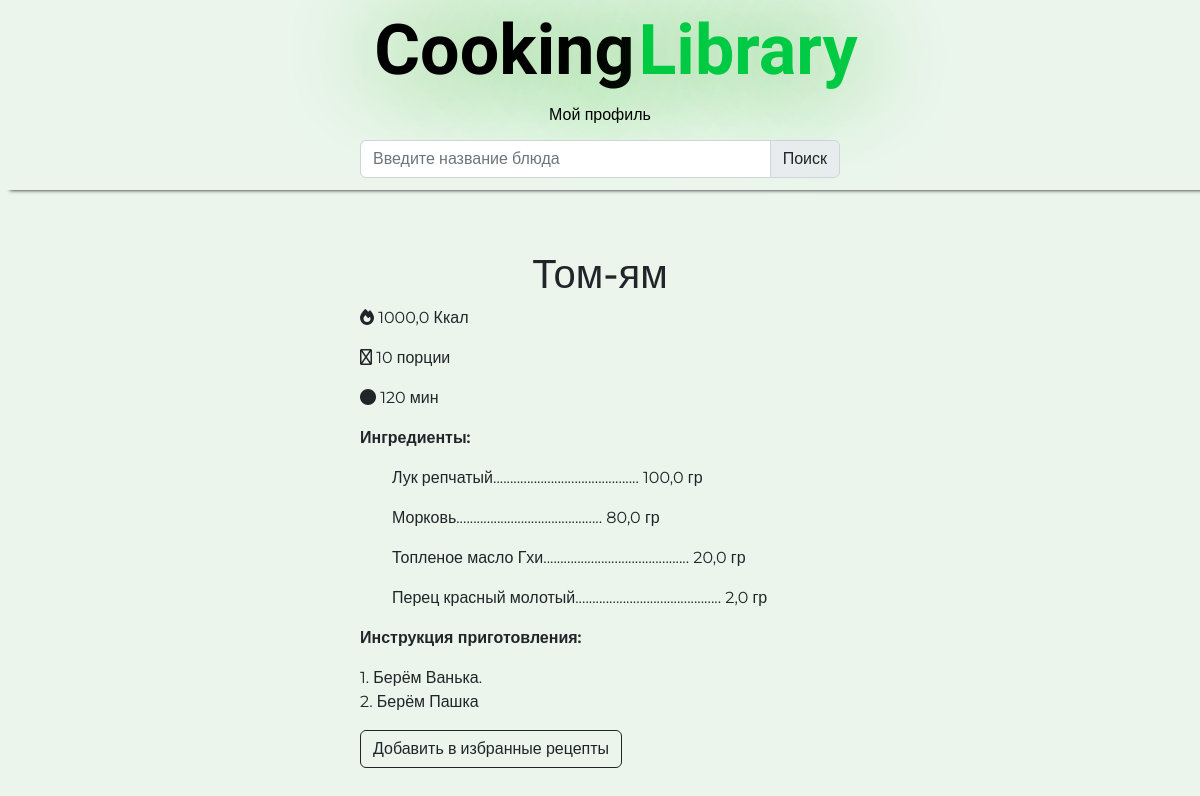
The page /recipe/tom-iam on the database its author committed.
### main/models.py (models this page shows, shortened)
class recipe(models.Model):
    title_recipe = models.CharField('Название рецепта', max_length=150)
    slug = models.SlugField(max_length=255, unique=True, db_index=True, verbose_name="URL", blank=True, null=True)
    count_servings = models.IntegerField('Количество порций', null=True, blank=True)
    count_calories = models.FloatField('Количество ККал', null=True, blank=True)
    need_time = models.IntegerField('Время готовки (в минутах)', null=True, blank=True)
    recipe_description = models.TextField('Описание рецепта')
    need_products = models.ManyToManyField('products', verbose_name='Необходимые продукты')
    CAT_CHOICES = [
        ('1', 'Завтраки'), ('2', 'Основные блюда'), ('3', 'Закуски'),
        ('4', 'Супы'), ('5', 'Салаты'), ('6', 'Выпечка и десерты')
    ]
    category = models.CharField(max_length=150, choices=CAT_CHOICES, default='1')
    fav_recs = models.ManyToManyField(User, verbose_name="Избранные рецепты", blank=True)
    class Meta:
        verbose_name = 'Рецепт'
        verbose_name_plural = 'Рецепты'

class products(models.Model):
    name_product = models.CharField('Название продукта', max_length=100, db_index=True)
    mass = models.FloatField('Количество в гр', null=True)
    product_calories = models.FloatField('Количество ккал в продукте')
    class Meta:
        verbose_name = 'Продукт'
        verbose_name_plural = 'Продукты'

### main/views.py (the view)
# urls.py: path('recipe/<slug:recipe_slug>', ShowRecipe.as_view(), name='recipe'),
class ShowRecipe(DetailView):
    model = recipe
    template_name = 'main/recipe.html'
    slug_url_kwarg = 'recipe_slug'
    context_object_name = 'recipe'

### main/templates/main/recipe.html (shortened to what this page needs)
{% load static %}
{% load main_tags %}
<!DOCTYPE html>
<html>
    <head>
        <link rel="stylesheet" href="{% static 'main/css/main.css' %}">
    </head>
    <body>
        <div class="hhead">
            <div id="header" title="На главную">
                <a href='/'><ul>
                    <p style="color: black;"> Cooking</p>
                    <p style="color: rgb(0, 202, 67);">Library</p>
                </ul></a>
            </div>
            <div id="header2">
                <div id="header21">
                    <a href="{% url 'profile_page' %}" title="Нажмите, чтобы перейти в свой профиль">Мой профиль</a>
                </div>
                <div id="header22" class="input-group flex-nowrap">
                    <input type="search" class="form-control" placeholder="Введите название блюда" aria-describedby="addon-wrapping">
                    <span class="input-group-text" id="search" width="100px">Поиск</span>
                </div>
            </div>
        </div>
        <div id="ovskasha">
            <h1>{{recipe.title_recipe}}</h1>
            <p><i class="fa-solid fa-fire"></i> {{recipe.count_calories}} Ккал</p>
            <p><i class="fa-regular fa-shapes"></i> {{recipe.count_servings}} порции</p>
            <p><i class="fa-solid fa-circle"></i> {{recipe.need_time}} мин</p>
            <p style="font-weight: 600;">Ингредиенты:</p>
            <ul>
                {% for r in recipe.need_products.all %}
                <p>{{ r.name_product }}........................................... {{ r.mass }} гр</p>
                {% endfor %}
            </ul>
            <p style="font-weight: 600;">Инструкция приготовления:</p>
            <p>{{ recipe.recipe_description|linebreaks }}</p>
            <a href="{% url 'add_favourite' recipe.slug %}"><button type="button" class="btn btn-outline-dark">Добавить в избранные рецепты</button></a>
        </div>
    </body>
</html>

### main/static/main/css/main.css (style rules this page uses)
* { padding: 0%; margin: 0%; }
body { background: #ebf5ec; font-family: 'Montserrat', sans-serif; }
.hhead { position: fixed; background: #ebf5ec; width: 100%; z-index: 1; top: 0; box-shadow: 10px 0px 4px black; }
#header a { text-decoration: none; }
#header ul { list-style: none; }
#header ul p { display: inline; font-size: 70px; }
#header { width: 100%; height: 90px; text-align: center; text-shadow: #1cb002 3px 0 100px; color: #fff; line-height: 100px; font-weight: bold; font-family: 'Cookie', cursive; }
#header2 { width: 100%; height: 100px; text-align: center; text-shadow: #1cb002 3px 0 100px; line-height: 50px; text-decoration: none; }
#header21 { width: 40%; margin-left: 30%; text-align: center; }
#header21 a { text-decoration: none; color: #000; }
#header22 { width: 40%; margin-left: 30%; }
#ovskasha { margin-top: 250px; margin-bottom: 150px; width: 40%; margin-left: 30%; }
#ovskasha h1 { text-align: center; }

### rows shown on the page
recipe: title_recipe "Том-ям", count_calories "1000,0", count_servings "10", need_time "120", recipe_description "1. Берём Ванька. 2. Берём Пашка"
products: name_product "Лук репчатый", mass "100,0"
products: name_product "Морковь", mass "80,0"
products: name_product "Топленое масло Гхи", mass "20,0"
products: name_product "Перец красный молотый", mass "2,0"
